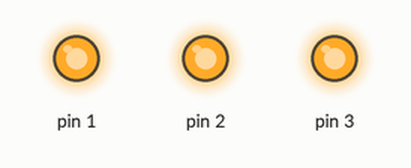
Simulated run of this sketch. Board: Arduino Uno, built with avr-gcc and run on an emulated ATmega328P. On the bench: output pins drawn as LEDs (lit = HIGH).

Above: at 0.1 s.
At 0.7 s:
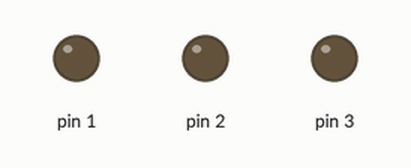
At 1.3 s:
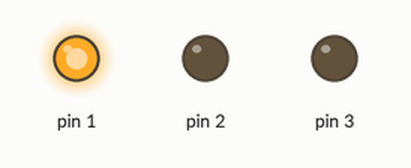
At 2.7 s:
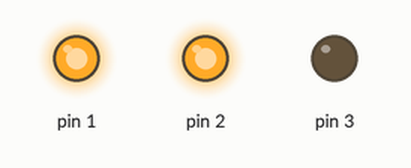
Timing chart, 0 to 3.0 s (numbered marks = the images above):
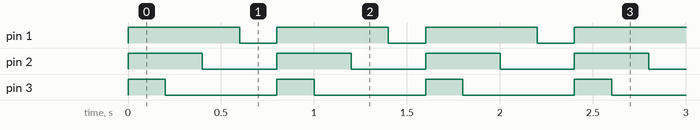

The sketch:

2-2_mar28d.ino
```cpp
int Led1 = 8;
int Led2 = 9;
int Led3 = 10;

void style_1(void)
{
  unsigned char j;
  for(j=1;j<=3;j++)
    digitalWrite(j,HIGH);
    delay(200);

  for(j=3;j>=1;j--)
  {
    digitalWrite(j,LOW);
    delay(200);
  }
}
void setup()
{
  unsigned char i;
  for(i=1;i<=3;i++)
    pinMode(i,OUTPUT);
}
void loop()
{
  style_1();

}
```

Measured:
- by itself, pin 1: alternates HIGH for 0.60 s and LOW for 0.20 s
- by itself, pin 2: alternates HIGH for 0.40 s and LOW for 0.40 s
- by itself, pin 3: alternates HIGH for 0.20 s and LOW for 0.60 s
